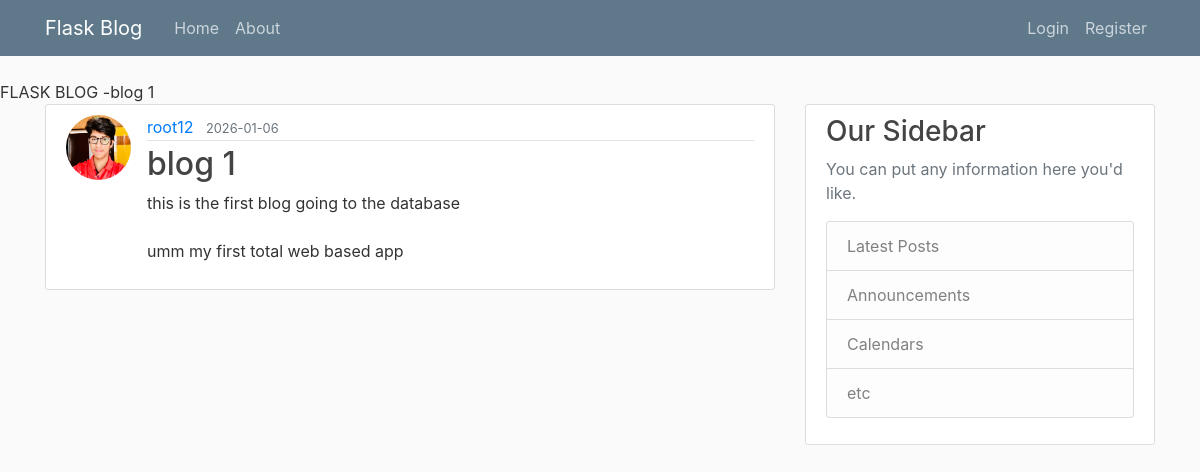
/post/1, run on the app's committed database.
### app/models.py (models this page shows, shortened)
class Post(db.Model):
        id=db.Column(db.Integer,primary_key=True)
        title=db.Column(db.String(100),nullable=False)
        date_posted=db.Column(db.DateTime,nullable=False,default=datetime.utcnow)
        content=db.Column(db.Text,nullable=False)
        user_id=db.Column(db.Integer,db.ForeignKey('user.id'),nullable=False)

class User(db.Model,UserMixin):#usermixin is used to add flask login functionality to the suer model
    id=db.Column(db.Integer,primary_key=True)
    username=db.Column(db.String(20),unique=True,nullable=False)
    email=db.Column(db.String(120),unique=True,nullable=False)
    image_file=db.Column(db.String(20),nullable=False,default='default.jpeg')
    password=db.Column(db.String(60),nullable=False)
    posts=db.relationship('Post',backref='author',lazy=True) # we use this to create relationship between user and post like one to many relationship and the backref is used to add a column tto the post table which will reference the user who created the post and lazy is used to tell sqlalchemy when to load the data from the database

### app/routes.py (the view)
@app.route('/post/<int:post_id>')
def post(post_id):
    post=Post.query.get_or_404(post_id)
    return render_template('post.html',title=post.title,post=post)

### app/templates/post.html (shortened to what this page needs)
{% extends "layout.html" %}
{% block content %}
<article class="media content-section">
    <img class="rounded-circle article-img"
        src="{{ url_for('static', filename='profile_pics/' + post.author.image_file) }}">
    <div class="media-body">
        <div class="article-metadata">
            <a class="mr-2" href="#">{{ post.author.username }}</a>
            <small class="text-muted">{{ post.date_posted.strftime('%Y-%m-%d') }}</small>
        </div>
        <h2 class="article-title">{{ post.title }}</h2>
        <p class="article-content">{{ post.content }}</p>
    </div>
</article>
{% endblock content %}

### app/templates/layout.html (shortened to what this page needs)
<!DOCTYPE html>
<html lang="en">
<head>
    <link rel="stylesheet" href="https://maxcdn.bootstrapcdn.com/bootstrap/4.0.0/css/bootstrap.min.css"
>
    <link rel="stylesheet" type="text/css" href="{{ url_for('static',filename='main.css')}}" {% if title %} <title>FLASK
    BLOG -{{ title }}</title>
    {% else %}
    <title>FLASK BLOG </title>
    {% endif %}
</head>
<body>
    <header class="site-header">
        <nav class="navbar navbar-expand-md navbar-dark bg-steel fixed-top">
            <div class="container">
                <a class="navbar-brand mr-4" href="/">Flask Blog</a>
                <div class="collapse navbar-collapse" id="navbarToggle">
                    <div class="navbar-nav mr-auto">
                        <a class="nav-item nav-link" href="{{ url_for('home') }}">Home</a>
                        <a class="nav-item nav-link" href="{{ url_for('about') }}">About</a>
                    </div>
                    <div class="navbar-nav">
                        {% if current_user.is_authenticated %}
                        <a class="nav-item nav-link" href="{{ url_for('new_post') }}">NEW POST</a>
                        <a class="nav-item nav-link" href="{{ url_for('account') }}">Account</a>
                        <a class="nav-item nav-link" href="{{ url_for('logout') }}">Logout</a>
                        {% else %}
                        <a class="nav-item nav-link" href="{{ url_for('login') }}">Login</a>
                        <a class="nav-item nav-link" href="{{ url_for('register') }}">Register</a>
                        {% endif %}
                    </div>
                </div>
            </div>
        </nav>
    </header>
    <main role="main" class="container">
        <div class="row">
            <div class="col-md-8">
                {% block content %}{% endblock %}
            </div>
            <div class="col-md-4">
                <div class="content-section">
                    <h3>Our Sidebar</h3>
                    <p class='text-muted'>You can put any information here you'd like.
                    <ul class="list-group">
                        <li class="list-group-item list-group-item-light">Latest Posts</li>
                        <li class="list-group-item list-group-item-light">Announcements</li>
                        <li class="list-group-item list-group-item-light">Calendars</li>
                        <li class="list-group-item list-group-item-light">etc</li>
                    </ul>
                    </p>
                </div>
            </div>
        </div>
    </main>
</body>
</html>

### app/static/main.css (style rules this page uses)
body { background: #fafafa; color: #333333; margin-top: 5rem; }
h1, h2, h3, h4, h5, h6 { color: #444444; }
.bg-steel { background-color: #5f788a; }
.site-header .navbar-nav .nav-link { color: #cbd5db; }
.content-section { background: #ffffff; padding: 10px 20px; border: 1px solid #dddddd; border-radius: 3px; margin-bottom: 20px; }
.article-title { color: #444444; }
.article-content { white-space: pre-line; }
.article-img { height: 65px; width: 65px; margin-right: 16px; }
.article-metadata { padding-bottom: 1px; margin-bottom: 4px; border-bottom: 1px solid #e3e3e3 }

### data on the page
Post: title "blog 1", date_posted "2026-01-06", content "this is the first blog going to the database umm my first total web based app"
User: image_file (picture), author.username "root12"
